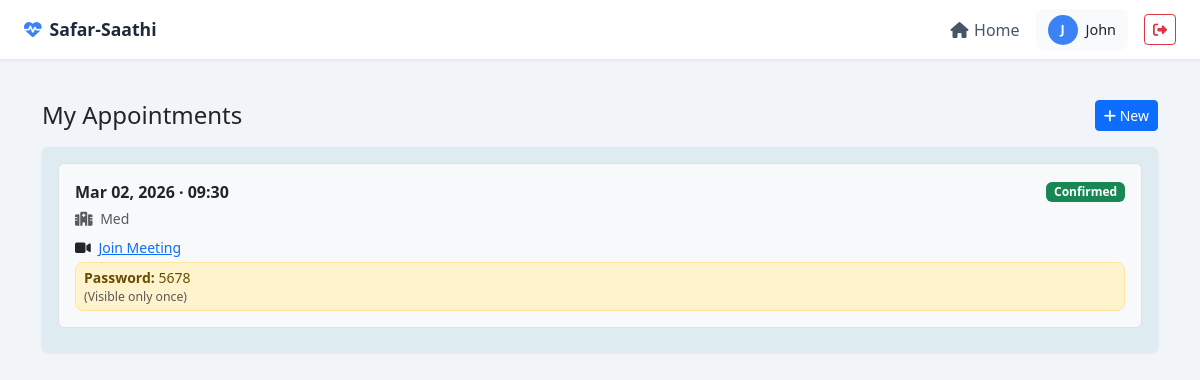
Page /patient/my_appointments/ (signed in) on the committed database.
### patient/models.py (models this page shows, shortened)
class Appointment(models.Model):
    STATUS_CHOICES = [
        ('scheduled', 'Scheduled'),
        ('confirmed', 'Confirmed'),
        ('completed', 'Completed'),
        ('cancelled', 'Cancelled'),
        ('no_show', 'No Show'),
    ]
    patient = models.ForeignKey(PatientProfile, on_delete=models.CASCADE)
    clinic = models.ForeignKey('clinic.ClinicProfile', on_delete=models.CASCADE)
    appointment_date = models.DateTimeField()
    status = models.CharField(max_length=20, choices=STATUS_CHOICES, default='scheduled')
    appointment_type = models.CharField(max_length=50, choices=[
        ('general', 'General Consultation'),
        ('follow_up', 'Follow-up'),
        ('emergency', 'Emergency'),
        ('checkup', 'Regular Checkup'),
    ], default='consultation')
    consultation_mode = models.CharField(max_length=20, choices=[
        ('in_person', 'In Person'),
        ('online', 'Online/Video Call'),
        ('phone', 'Phone Call'),
    ], default='in_person')
    meeting_link = models.URLField(blank=True, help_text="Video call link for online consultations")
    meeting_id = models.CharField(max_length=100, blank=True, help_text="Meeting ID for online consultations")
    meeting_password = models.CharField(max_length=50, blank=True, help_text="Meeting password if required")
    notes = models.TextField(blank=True)
    created_at = models.DateTimeField(default=timezone.now)
    updated_at = models.DateTimeField(auto_now=True)
    password_viewed = models.BooleanField(default=False, help_text="Whether the patient has viewed the appointment password")
    class Meta:
        ordering = ['-appointment_date']

### clinic/models.py (models this page shows, shortened)
class ClinicProfile(models.Model):
    user = models.OneToOneField(User, on_delete=models.CASCADE)
    name = models.CharField(max_length=200)
    address = models.TextField()
    phone_number = models.CharField(max_length=15)
    location = models.CharField(max_length=100)  # City/State
    latitude = models.FloatField(null=True, blank=True)
    longitude = models.FloatField(null=True, blank=True)
    diseases_treated = models.ManyToManyField(Disease, blank=True, help_text="Diseases treated by this clinic")
    is_approved = models.BooleanField(default=False)
    is_active = models.BooleanField(default=True, help_text="Whether this clinic is active")
    created_at = models.DateTimeField(default=timezone.now)

### patient/views.py (the view)
# urls.py: path('my_appointments/', views.my_appointments, name='my_appointments'),
@login_required
@user_passes_test(is_patient)
def my_appointments(request):
    patient = request.user.patientprofile
    appointments = Appointment.objects.filter(patient=patient).order_by('-appointment_date')
    context = {
        'appointments': appointments,
    }
    return render(request, 'patient/my_appointments.html', context)

### safar_saathi/utils.py (called while the page is built)
def is_patient(user):
    return user.groups.filter(name='Patient').exists() and hasattr(user, 'patientprofile')

### patient/templates/patient/my_appointments.html (shortened to what this page needs)
{% extends 'base.html' %}
{% block content %}
<div class="container py-3">
  <div class="d-flex justify-content-between align-items-center mb-3">
    <h4 class="mb-0">My Appointments</h4>
    <a href="{% url 'patient:book_appointment' %}" class="btn btn-primary btn-sm">
      <i class="fas fa-plus"></i> New
    </a>
  </div>
  <div class="card">
    <div class="card-body p-3">
      {% for appointment in appointments %}
      <div class="border rounded p-3 mb-2 bg-light">
        <div class="d-flex justify-content-between align-items-center mb-1">
          <strong>{{ appointment.appointment_date|date:"M d, Y · H:i" }}</strong>
          <span class="badge
            {% if appointment.status == 'confirmed' %}bg-success
            {% elif appointment.status == 'scheduled' %}bg-warning
            {% elif appointment.status == 'cancelled' %}bg-danger
            {% else %}bg-secondary{% endif %}
          ">
            {{ appointment.status|title }}
          </span>
        </div>
        <div class="small text-muted mb-1">
          <i class="fas fa-hospital me-1"></i>
          {{ appointment.clinic.name }}
        </div>
        {% if appointment.meeting_link %}
        <div class="mt-2 small">
          <div class="mb-1">
            <i class="fas fa-video me-1"></i>
            <a href="{{ appointment.meeting_link }}" target="_blank">
              Join Meeting
            </a>
          </div>
          {% if appointment.meeting_password and not appointment.password_viewed %}
          <div class="alert alert-warning py-1 px-2 mb-0">
            <strong>Password:</strong> {{ appointment.meeting_password }}
            <div class="text-muted small">
              (Visible only once)
            </div>
          </div>
          {% endif %}
        </div>
        {% endif %}
      </div>
      {% empty %}
        <p class="text-muted text-center mb-0">No appointments found.</p>
      {% endfor %}
    </div>
  </div>
</div>
{% endblock %}

### templates/base.html (shortened to what this page needs)
<!doctype html>
<html lang="en">
<head>
    <link href="https://cdn.jsdelivr.net/npm/bootstrap@5.3.0/dist/css/bootstrap.min.css" rel="stylesheet"/>
    <link href="https://cdnjs.cloudflare.com/ajax/libs/font-awesome/6.4.0/css/all.min.css" rel="stylesheet"/>
</head>
<body>
<nav class="top-navbar">
    <a href="{% url 'home' %}" class="navbar-brand">
        <i class="fas fa-heartbeat"></i>
        Safar-Saathi
    </a>
    <div class="navbar-links">
        <a href="{% url 'home' %}">
            <i class="fas fa-home"></i> Home
        </a>
        {% if user.is_authenticated %}
            <div class="user-info">
                <div class="user-avatar">
                    {{ user.username|slice:":1"|upper }}
                </div>
                <span>{{ user.username }}</span>
            </div>
            <form method="post" action="{% url 'logout' %}" class="d-inline">
                <button type="submit"
                        class="btn btn-outline-danger btn-sm"
                        title="Logout">
                    <i class="fas fa-sign-out-alt"></i>
                </button>
            </form>
        {% endif %}
    </div>
</nav>
<main class="content-wrapper">
    {% block content %}{% endblock %}
</main>
</body>
</html>

### templates/base.html (style rules this page uses)
:root { --topbar-height: 60px; --primary-color: #3b82f6; }
body { font-family: "Segoe UI", Tahoma, Geneva, Verdana, sans-serif; background: #f1f5f9; min-height: 100vh; }
.top-navbar { height: var(--topbar-height); background: #ffffff; border-bottom: 1px solid #e2e8f0; display: flex; align-items: center; justify-content: space-between; padding: 0 1.5rem; position: sticky; top: 0; z-index: 1030; box-shadow: 0 1px 3px rgba(0,0,0,0.05); }
.navbar-brand { font-weight: 700; color: #1e293b; text-decoration: none; display: flex; align-items: center; gap: .5rem; font-size: 1.1rem; }
.navbar-brand i { color: var(--primary-color); }
.navbar-links { display: flex; align-items: center; gap: 1rem; }
.navbar-links a { text-decoration: none; color: #475569; font-weight: 500; display: flex; align-items: center; gap: .35rem; }
.user-info { display: flex; align-items: center; gap: .5rem; background: #f8fafc; padding: .35rem .75rem; border-radius: .5rem; font-size: .9rem; }
.user-avatar { width: 30px; height: 30px; border-radius: 50%; background: var(--primary-color); color: #fff; display: flex; align-items: center; justify-content: center; font-weight: 600; font-size: .8rem; }
.content-wrapper { padding: 1.5rem; max-width: 1200px; margin: auto; }
.card { border: none; box-shadow: 0 1px 3px rgba(0,0,0,0.08); transition: all .2s; background-color: rgba(185, 218, 229, 0.342) }
.alert { border-radius: .5rem; }

### rows in the picture
Appointment: appointment_date "Mar 02, 2026 · 09:30", status "Confirmed", clinic.name "Med", meeting_password "5678"

### other values in the picture
{{ user.username|slice:":1"|upper }} "J"
{{ user.username }} "John"
